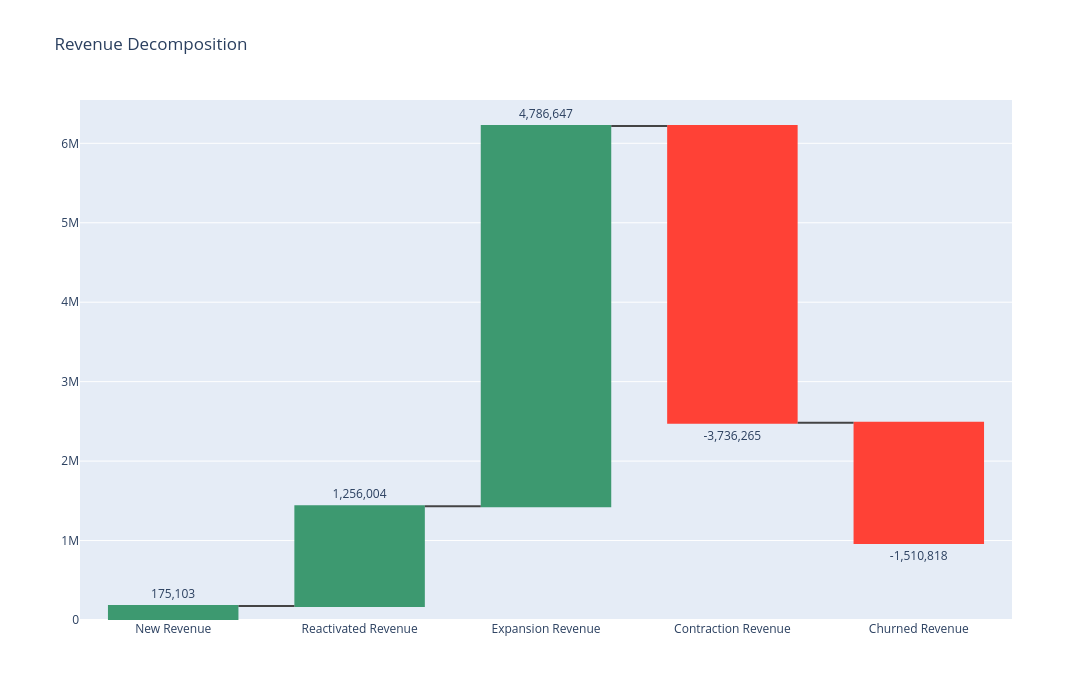

Write notebook code for a chart like this one.
### Markdown cell above
На предыдущем этапе выручка была декомпозирована на ключевые growth-компоненты: привлечение новых клиентов, реактивацию, расширение потребления существующей базы, сокращение расходов клиентов и потери вследствие оттока.

Для упрощения интерпретации визуализируем полученную структуру в формате Waterfall Chart. Такой формат позволяет одновременно оценить относительный вклад каждого драйвера и увидеть баланс между источниками роста и факторами снижения выручки.

Особый интерес представляет соотношение Expansion Revenue и Contraction/Churned Revenue, поскольку именно оно отражает способность клиентской базы генерировать органический рост и компенсировать естественные потери.

Построим waterfall-диаграмму структуры изменения выручки.

### Code cell
# ============================================
# COMPONENTS
# ============================================

components = {
    'New Revenue': new_revenue,
    'Reactivated Revenue': reactivated_revenue,
    'Expansion Revenue': expansion_revenue,
    'Contraction Revenue': -contraction_revenue,
    'Churned Revenue': -churned_revenue
}

labels = list(components.keys())
values = list(components.values())

# ============================================
# WATERFALL
# ============================================

fig = go.Figure(go.Waterfall(

    name='Revenue',

    orientation='v',

    measure=[
        'relative',
        'relative',
        'relative',
        'relative',
        'relative'
    ],

    x=labels,

    y=values,

    text=[
        f"{v:,.0f}"
        for v in values
    ],

    textposition='outside'
))

fig.update_layout(

    title='Revenue Decomposition',

    waterfallgap=0.3,

    height=700,
    width=1100
)

fig.show()

### Figure 1 — Plotly figure (JSON) as saved in the notebook; plotly's stock layout.template omitted (floating-point values rounded to 4 significant figures)
{"data": [{"measure": ["relative", "relative", "relative", "relative", "relative"], "name": "Revenue", "orientation": "v", "text": ["175,103", "1,256,004", "4,786,647", "-3,736,265", "-1,510,818"], "textposition": "outside", "type": "waterfall", "x": ["New Revenue", "Reactivated Revenue", "Expansion Revenue", "Contraction Revenue", "Churned Revenue"], "y": [175103, 1256004, 4786647, -3736265, -1510818]}], "layout": {"height": 700, "title": {"text": "Revenue Decomposition"}, "waterfallgap": 0.3, "width": 1100}}
